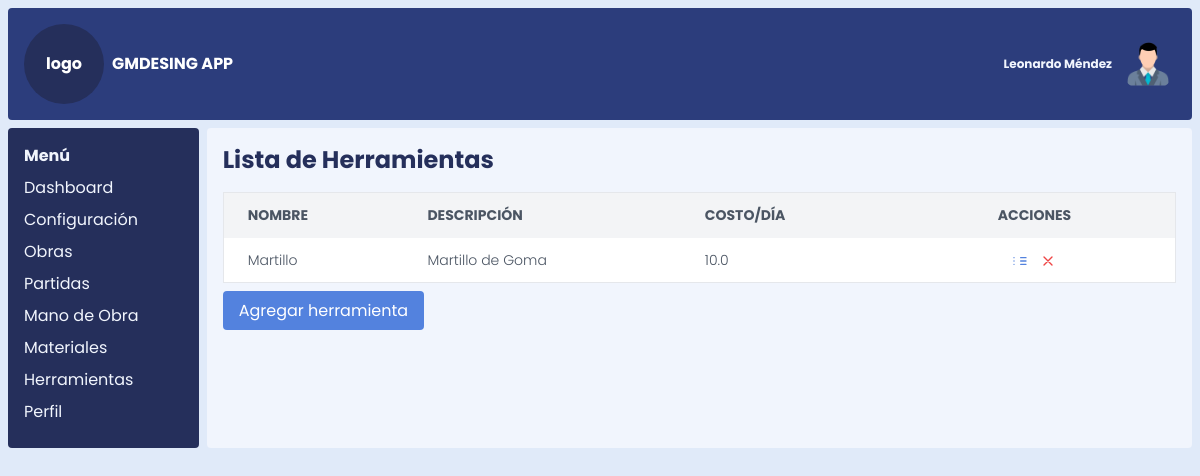
The app's page /herramientas, older data.
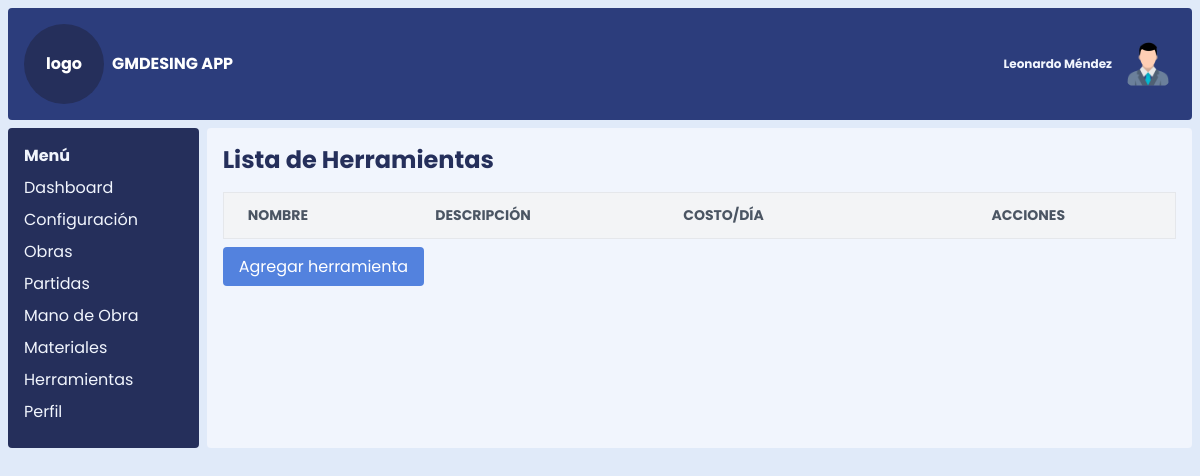
The same page, newer data.
### models.py (models this page shows)
class Herramienta(db.Model):
    __tablename__ = 'herramienta'
    id_herramienta = db.Column(db.Integer, primary_key=True)
    nombre_herramienta = db.Column(db.String(100), nullable=False)
    descripcion_herramienta = db.Column(db.Text)
    costo_alquiler_dia = db.Column(db.Float)

### app.py (the view)
@app.route('/herramientas')
def listar_herramientas():
    herramientas_lista = Herramienta.query.all()
    return render_template('listar_herramientas.html', herramientas_lista=herramientas_lista, datos=datos)

### templates/listar_herramientas.html
{% extends 'index.html' %}
{% block content %}
    <h1 class="text-2xl font-bold mb-4">Lista de Herramientas</h1>
    <div class="overflow-x-auto">
        <table class="min-w-full bg-white border border-gray-200">
            <thead>
                <tr class="bg-gray-100 text-gray-600 uppercase text-sm leading-normal">
                    <th class="py-3 px-6 text-left">Nombre</th>
                    <th class="py-3 px-6 text-left">Descripción</th>
                    <th class="py-3 px-6 text-left">Costo/Día</th>
                    <th class="py-3 px-12 text-center">Acciones</th>
                </tr>
            </thead>
            <tbody class="text-gray-600 text-sm font-light">
                {% for herramienta in herramientas_lista %}
                    <tr class="border-b border-gray-200 hover:bg-gray-100">
                        <td class="py-3 px-6">{{ herramienta.nombre_herramienta }}</td>
                        <td class="py-3 px-6">{{ herramienta.descripcion_herramienta or "Sin descripción" }}</td>
                        <td class="py-3 px-6">{{ herramienta.costo_alquiler_dia or "Sin Costo/Día" }}</td>
                        <td class="py-3 px-6 text-center">
                            <a href="{{ url_for('editar_herramienta', id_herramienta=herramienta.id_herramienta) }}" class="text-blue-500 hover:text-blue-700">
                                <svg xmlns="http://www.w3.org/2000/svg" class="h-4 w-4 inline" fill="none" viewBox="0 0 24 24" stroke="currentColor">
                                    <path stroke-linecap="round" stroke-linejoin="round" stroke-width="2" d="M13 7h8M13 12h8m-8 5h8M3 7h.01M3 12h.01M3 17h.01" />
                                </svg>
                            </a>
                            <a href="{{ url_for('eliminar_herramienta', id_herramienta=herramienta.id_herramienta) }}" class="text-red-500 hover:text-red-700 ml-2">
                                <svg xmlns="http://www.w3.org/2000/svg" class="h-4 w-4 inline" fill="none" viewBox="0 0 24 24" stroke="currentColor">
                                    <path stroke-linecap="round" stroke-linejoin="round" stroke-width="2" d="M6 18L18 6M6 6l12 12" />
                                </svg>
                            </a>
                        </td>
                    </tr>
                {% endfor %}
            </tbody>
        </table>
    </div>
    <div class="mt-4">
        <a href="{{ url_for('crear_herramienta') }}" class="bg-blue-500 text-white px-4 py-2 rounded hover:bg-blue-600">Agregar herramienta</a>
    </div>
{% endblock %}

Row changes from the older to the newer data that the page shows:
removed Herramienta: nombre_herramienta "Martillo", descripcion_herramienta "Martillo de Goma", costo_alquiler_dia "10.0"
